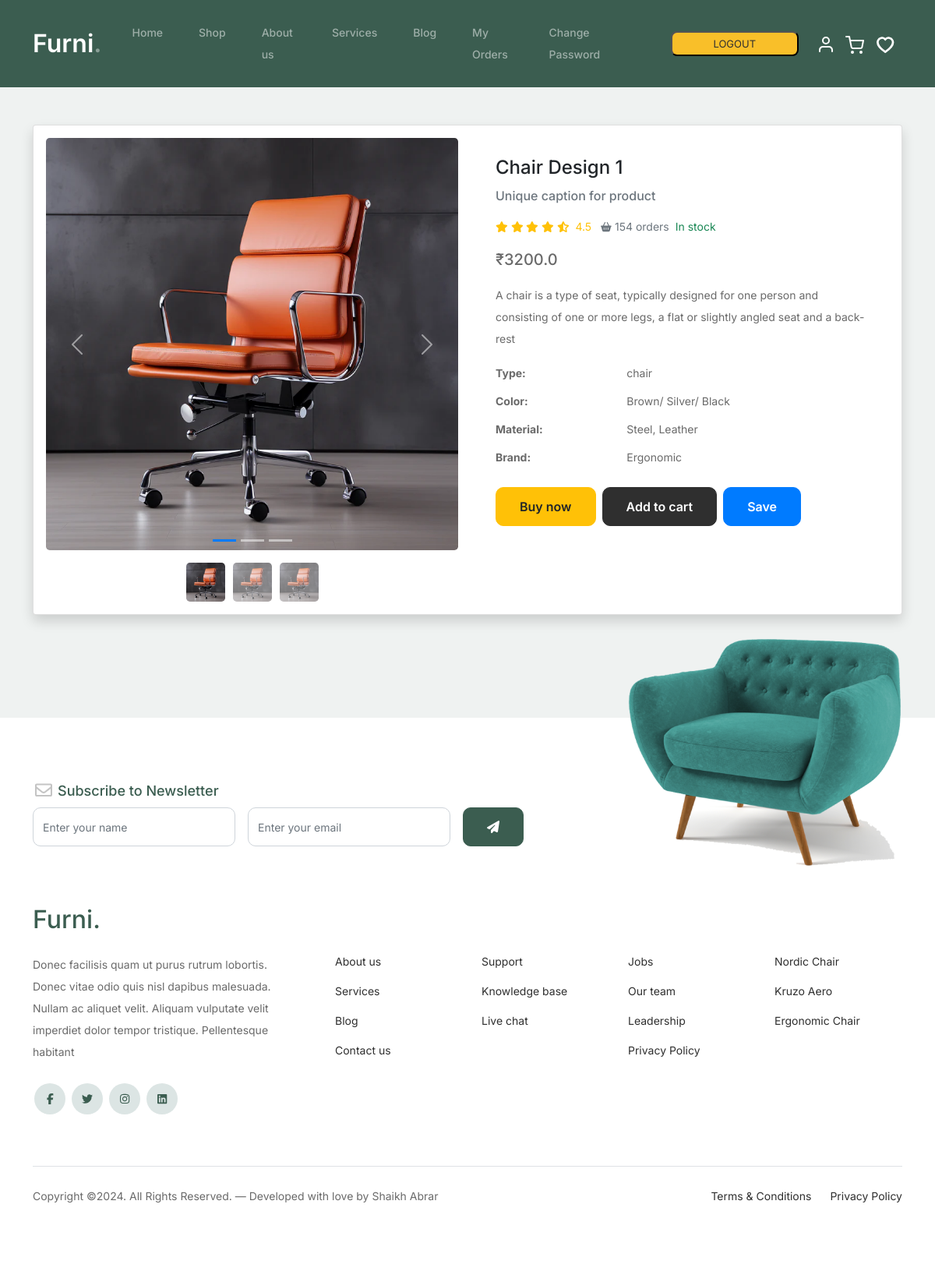
The app's page /mdetails/21 (signed in) with its own data.
### app1/models.py (models this page shows, shortened)
class Product(models.Model):
    PRODUCT_CATEGORIES = [
        ('chair','Chair'),
        ('sofa','Sofa'),
    ]
    seller = models.ForeignKey(User,on_delete=models.CASCADE,limit_choices_to={'usertype': 'seller'})
    pcat = models.CharField(max_length=10,choices=PRODUCT_CATEGORIES)
    pname = models.CharField(max_length=30)
    pcaption = models.CharField(max_length=50,blank=True,null=True)
    pdesc = models.TextField(max_length=500,blank=True,null=True)
    pprice = models.FloatField(blank=True,null=True)
    pimg = models.ImageField(default="",upload_to="product_images/")
    color = models.CharField(max_length=20, blank=True, null=True)
    material = models.CharField(max_length=50, blank=True, null=True)
    brand = models.CharField(max_length=50, blank=True, null=True)
    stock = models.PositiveIntegerField(default=0)

### app1/views.py (the view)
# urls.py: path('mdetails/<int:pk>',views.mdetails,name="mdetails"),
def mdetails(request,pk):
    if request.session.get('email'):
        user = User.objects.get(email=request.session['email'])
        product = Product.objects.get(pk=pk)
        mywish = Wishlist.objects.filter(user=user).values_list('product_id', flat=True)
        mycart = Cart.objects.filter(user=user,payment=False).values_list('product_id', flat=True)
        context = {
            'product':product,
            'mywish':mywish,
            'mycart':mycart,
        }
        return render(request,'mdetails.html',context)
    else:
        messages.warning(request,'Please signup or login to view more details..!!')
        return redirect('shop')

### app1/templates/mdetails.html (shortened to what this page needs)
{% extends "header-footer.html" %}
{% load static %}
{% block content %}
<section class="py-5">
  <div class="container c-card">
    <div class="card shadow mb-4">
      <div class="card-body">
        <div class="row justify-content-center align-items-start">
          <div class="col-lg-6 carousel-container">
            <div id="productCarousel" class="carousel slide mb-3" data-bs-ride="carousel">
              <div class="carousel-inner">
                <div class="carousel-item active">
                  <img src="{{product.pimg.url}}" class="d-block w-100" alt="Product Image">
                </div>
              </div>
              <button class="carousel-control-prev" type="button" data-bs-target="#productCarousel" data-bs-slide="prev">
                <span class="carousel-control-prev-icon" aria-hidden="true"></span>
              </button>
              <button class="carousel-control-next" type="button" data-bs-target="#productCarousel" data-bs-slide="next">
                <span class="carousel-control-next-icon" aria-hidden="true"></span>
              </button>
              <ol class="carousel-indicators">
                <li data-bs-target="#productCarousel" data-bs-slide-to="0" class="active"></li>
                <li data-bs-target="#productCarousel" data-bs-slide-to="1"></li>
                <li data-bs-target="#productCarousel" data-bs-slide-to="2"></li>
              </ol>
            </div>
            <div class="carousel-preview">
              <img src="{{product.pimg.url}}" alt="Preview Image" class="active">
              <img src="{{product.pimg.url}}" alt="Preview Image">
              <img src="{{product.pimg.url}}" alt="Preview Image">
            </div>
          </div>
          <div class="col-lg-6">
            <div class="p-4">
              <h4 class="card-title mb-3 text-dark">{{product.pname}}</h4>
              <h6 class="card-subtitle text-muted">Unique caption for product</h6>
              <div class="d-flex flex-row my-3">
                <div class="text-warning mb-0 me-2">
                  <i class="fa fa-star"></i>
                  <i class="fa fa-star"></i>
                  <i class="fa fa-star"></i>
                  <i class="fa fa-star"></i>
                  <i class="fas fa-star-half-alt"></i>
                  <span class="ms-1">4.5</span>
                </div>
                <span class="text-muted"><i class="fas fa-shopping-basket fa-sm mx-1"></i>154 orders</span>
                <span class="text-success ms-2">In stock</span>
              </div>
              <div class="mb-3">
                <span class="h5">₹{{product.pprice}}</span>
              </div>
              <p>{{product.pdesc}}</p>
              <div class="row mb-3">
                <dt class="col-4">Type:</dt>
                <dd class="col-8">{{ product.pcat }}</dd>
                <dt class="col-4">Color:</dt>
                <dd class="col-8">{{ product.color }}</dd>
                <dt class="col-4">Material:</dt>
                <dd class="col-8">{{ product.material }}</dd>
                <dt class="col-4">Brand:</dt>
                <dd class="col-8">{{ product.brand }}</dd>
              </div>
              <div class="d-flex flex-wrap">
                <a href="{% url 'addcart' pk=product.pk %}?source=buynow" class="btn btn-buy-now shadow-0 me-2 mb-2">Buy now</a>
                {% if product.pk in mycart %}
                <a href="{% url 'deletecart' pk=product.pk %}?source=mdetails" class="btn btn-remove shadow-0 me-2 mb-2">Delete</a>
                {% else %}
                <a href="{% url 'addcart' pk=product.pk %}?source=mdetails" class="btn btn-add shadow-0 me-2 mb-2">Add to cart</a>
                {% endif %}
                {% if product.pk in mywish %}
                <a href="{% url 'removewish' pk=product.pk %}?source=mdetails" class="btn btn-remove shadow-0 me-2 mb-2">Remove</a>
                {% else %}
                <a href="{% url 'addwish' pk=product.pk %}?source=mdetails" class="btn btn-primary-custom shadow-0 me-2 mb-2">Save</a>
                {% endif %}
              </div>
            </div>
          </div>
        </div>
      </div>
    </div>
  </div>
</section>
{% endblock %}

### app1/static/css/style.css (style rules this page uses)
* { margin: 0; padding: 0; }
body { overflow-x: hidden; position: relative; }
body { font-family: "Inter", sans-serif; font-weight: 400; line-height: 28px; color: #6a6a6a; font-size: 14px; background-color: #eff2f1; }
a { text-decoration: none; -webkit-transition: .3s all ease; -o-transition: .3s all ease; transition: .3s all ease; color: #2f2f2f; text-decoration: underline; }
.btn { font-weight: 600; padding: 12px 30px; border-radius: 30px; color: #ffffff; background: #2f2f2f; border-color: #2f2f2f; }

### app1/templates/mdetails.html (style rules this page uses)
.card img { max-width: 100%; height: auto; object-fit: cover; border-radius: 0.3rem; }
.carousel-indicators { bottom: -15px; }
.carousel-indicators li { background-color: #ccc; border: none; }
.carousel-indicators .active { background-color: #007bff; }
.carousel-preview { display: flex; justify-content: center; margin-top: 10px; }
.carousel-preview img { width: 50px; height: auto; margin: 0 5px; cursor: pointer; opacity: 0.6; transition: opacity 0.3s ease; }
.carousel-preview img.active { opacity: 1; }
.c-card { padding-bottom: 60px; }
.btn-remove, .btn-buy-now, .btn-add, .btn-primary-custom { border-radius: 10px; transition: background-color 0.3s ease, box-shadow 0.3s ease; }
.btn-buy-now { background-color: #ffc107; border-color: #ffc107; color: #212529; }
.btn-add { background-color: #2f2f2f; border-color: #2f2f2f; color: #fff; }
.btn-primary-custom { background-color: #007bff; border-color: #007bff; color: #fff; }

### records on screen
Product: pimg (picture), pname "Chair Design 1", pprice "3200.0", pdesc "A chair is a type of seat, typically designed for one person and consisting of one or more legs, a flat or slightly angled seat and a back-rest", pcat "chair", color "Brown/ Silver/ Black", material "Steel, Leather", brand "Ergonomic"
